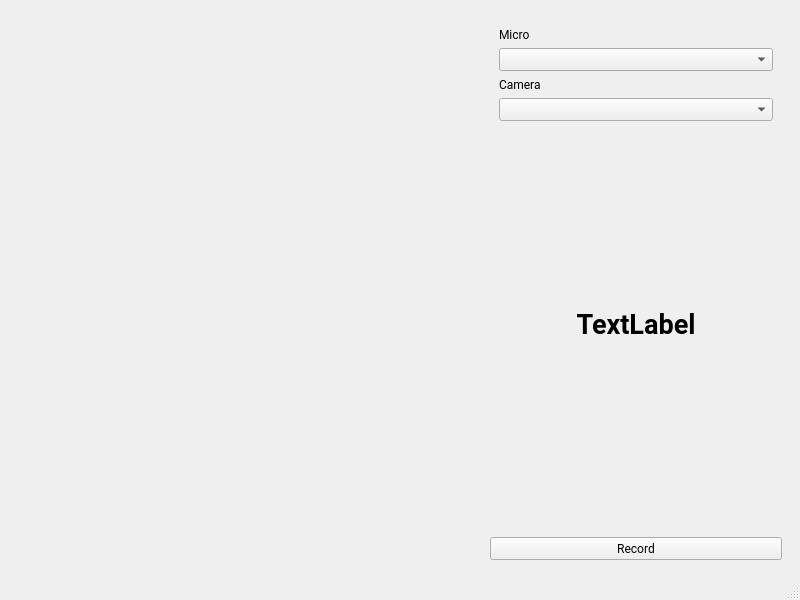
<?xml version="1.0" encoding="UTF-8"?>
<ui version="4.0">
 <class>MainWindow</class>
 <widget class="QMainWindow" name="MainWindow">
  <property name="geometry">
   <rect>
    <x>0</x>
    <y>0</y>
    <width>800</width>
    <height>600</height>
   </rect>
  </property>
  <property name="windowTitle">
   <string>MainWindow</string>
  </property>
  <property name="styleSheet">
   <string notr="true"/>
  </property>
  <widget class="QWidget" name="centralwidget">
   <layout class="QHBoxLayout" name="horizontalLayout_2" stretch="3,2">
    <item>
     <widget class="QWidget" name="widget_camera" native="true">
      <property name="styleSheet">
       <string notr="true">/*background-color: black;
border-radius: 12px;*/</string>
      </property>
     </widget>
    </item>
    <item>
     <layout class="QVBoxLayout" name="verticalLayout_3">
      <item>
       <widget class="QWidget" name="area_sentence" native="true">
        <layout class="QVBoxLayout" name="verticalLayout">
         <item>
          <widget class="QWidget" name="area_settings" native="true">
           <layout class="QVBoxLayout" name="verticalLayout_2">
            <item>
             <widget class="QLabel" name="label_select_micro">
              <property name="font">
               <font>
                <family>Roboto</family>
               </font>
              </property>
              <property name="text">
               <string>Micro</string>
              </property>
              <property name="buddy">
               <cstring>select_micro</cstring>
              </property>
             </widget>
            </item>
            <item>
             <widget class="QComboBox" name="select_micro">
              <property name="font">
               <font>
                <family>Roboto</family>
               </font>
              </property>
             </widget>
            </item>
            <item>
             <widget class="QLabel" name="label_select_camera">
              <property name="font">
               <font>
                <family>Roboto</family>
               </font>
              </property>
              <property name="text">
               <string>Camera</string>
              </property>
              <property name="buddy">
               <cstring>select_camera</cstring>
              </property>
             </widget>
            </item>
            <item>
             <widget class="QComboBox" name="select_camera">
              <property name="font">
               <font>
                <family>Roboto</family>
               </font>
              </property>
             </widget>
            </item>
           </layout>
          </widget>
         </item>
         <item>
          <widget class="QLabel" name="label_sentence">
           <property name="sizePolicy">
            <sizepolicy hsizetype="Expanding" vsizetype="Expanding">
             <horstretch>0</horstretch>
             <verstretch>0</verstretch>
            </sizepolicy>
           </property>
           <property name="font">
            <font>
             <family>Roboto</family>
             <pointsize>20</pointsize>
             <bold>true</bold>
            </font>
           </property>
           <property name="text">
            <string>TextLabel</string>
           </property>
           <property name="alignment">
            <set>Qt::AlignmentFlag::AlignCenter</set>
           </property>
           <property name="wordWrap">
            <bool>true</bool>
           </property>
          </widget>
         </item>
        </layout>
       </widget>
      </item>
      <item>
       <widget class="QWidget" name="area_button" native="true">
        <layout class="QHBoxLayout" name="horizontalLayout">
         <item>
          <widget class="QPushButton" name="button_record">
           <property name="enabled">
            <bool>true</bool>
           </property>
           <property name="font">
            <font>
             <family>Roboto</family>
            </font>
           </property>
           <property name="styleSheet">
            <string notr="true"/>
           </property>
           <property name="text">
            <string>Record</string>
           </property>
          </widget>
         </item>
        </layout>
       </widget>
      </item>
     </layout>
    </item>
   </layout>
  </widget>
  <widget class="QMenuBar" name="menubar">
   <property name="geometry">
    <rect>
     <x>0</x>
     <y>0</y>
     <width>800</width>
     <height>23</height>
    </rect>
   </property>
  </widget>
  <widget class="QStatusBar" name="statusbar"/>
 </widget>
 <tabstops>
  <tabstop>select_micro</tabstop>
  <tabstop>button_record</tabstop>
 </tabstops>
 <resources/>
 <connections/>
</ui>
